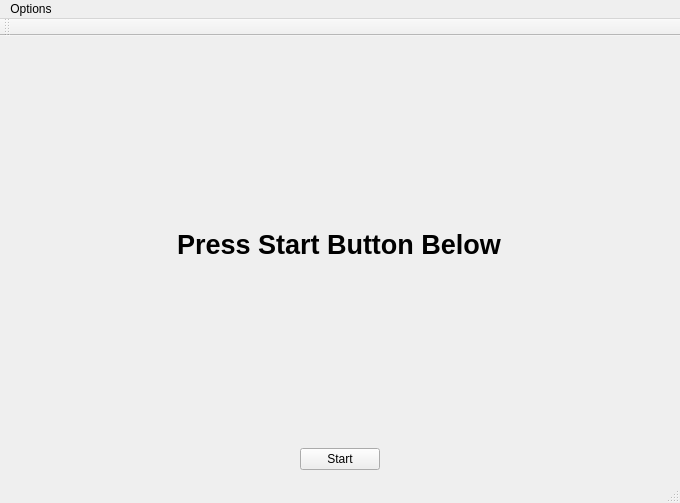
<?xml version="1.0" encoding="UTF-8"?>
<ui version="4.0">
 <class>mSurgicalClass</class>
 <widget class="QMainWindow" name="mSurgicalClass">
  <property name="geometry">
   <rect>
    <x>0</x>
    <y>0</y>
    <width>600</width>
    <height>429</height>
   </rect>
  </property>
  <property name="windowTitle">
   <string>mSurgical</string>
  </property>
  <widget class="QWidget" name="centralWidget">
   <layout class="QGridLayout" name="gridLayout">
    <item row="1" column="0" alignment="Qt::AlignHCenter">
     <widget class="QPushButton" name="startBackButton">
      <property name="text">
       <string>Start</string>
      </property>
     </widget>
    </item>
    <item row="0" column="0">
     <widget class="QStackedWidget" name="screensStackWidget">
      <property name="currentIndex">
       <number>0</number>
      </property>
      <widget class="QWidget" name="welcomePage">
       <layout class="QVBoxLayout" name="verticalLayout_3">
        <item alignment="Qt::AlignHCenter">
         <widget class="QLabel" name="pressStartLabel">
          <property name="font">
           <font>
            <pointsize>20</pointsize>
            <weight>75</weight>
            <bold>true</bold>
           </font>
          </property>
          <property name="text">
           <string>Press Start Button Below</string>
          </property>
         </widget>
        </item>
       </layout>
      </widget>
      <widget class="QWidget" name="menuPage">
       <layout class="QVBoxLayout" name="verticalLayout_2">
        <item alignment="Qt::AlignHCenter">
         <widget class="QPushButton" name="goToORButton">
          <property name="minimumSize">
           <size>
            <width>100</width>
            <height>40</height>
           </size>
          </property>
          <property name="toolTip">
           <string extracomment="Compete for a high score in the operating room"/>
          </property>
          <property name="text">
           <string>GO TO OR</string>
          </property>
         </widget>
        </item>
        <item alignment="Qt::AlignHCenter">
         <widget class="QPushButton" name="learnButton">
          <property name="minimumSize">
           <size>
            <width>100</width>
            <height>40</height>
           </size>
          </property>
          <property name="toolTip">
           <string extracomment="Learn new surgeries, memorize old ones"/>
          </property>
          <property name="text">
           <string>LEARN</string>
          </property>
         </widget>
        </item>
        <item alignment="Qt::AlignHCenter">
         <widget class="QPushButton" name="hiscoresButton">
          <property name="minimumSize">
           <size>
            <width>100</width>
            <height>40</height>
           </size>
          </property>
          <property name="toolTip">
           <string extracomment="Observe the best doctors"/>
          </property>
          <property name="text">
           <string>HIGH SCORES</string>
          </property>
         </widget>
        </item>
        <item alignment="Qt::AlignHCenter">
         <widget class="QPushButton" name="changeSurgeonButton">
          <property name="minimumSize">
           <size>
            <width>100</width>
            <height>40</height>
           </size>
          </property>
          <property name="toolTip">
           <string extracomment="Login as a new surgeon"/>
          </property>
          <property name="text">
           <string>CHANGE SURGEON</string>
          </property>
         </widget>
        </item>
       </layout>
      </widget>
      <widget class="QWidget" name="ORPage">
       <layout class="QGridLayout" name="gridLayout_4">
        <item row="1" column="5" colspan="2" alignment="Qt::AlignHCenter">
         <widget class="QLabel" name="nextLabel_3">
          <property name="font">
           <font>
            <pointsize>30</pointsize>
           </font>
          </property>
          <property name="text">
           <string>Mona Laser</string>
          </property>
         </widget>
        </item>
        <item row="1" column="0" alignment="Qt::AlignHCenter">
         <widget class="QLabel" name="nextLabel">
          <property name="font">
           <font>
            <pointsize>30</pointsize>
           </font>
          </property>
          <property name="text">
           <string>Next</string>
          </property>
         </widget>
        </item>
        <item row="5" column="5" alignment="Qt::AlignHCenter|Qt::AlignVCenter">
         <widget class="QFrame" name="frame">
          <property name="minimumSize">
           <size>
            <width>80</width>
            <height>80</height>
           </size>
          </property>
          <property name="styleSheet">
           <string notr="true">background-color:white</string>
          </property>
          <property name="frameShape">
           <enum>QFrame::Box</enum>
          </property>
          <property name="frameShadow">
           <enum>QFrame::Plain</enum>
          </property>
          <property name="lineWidth">
           <number>3</number>
          </property>
          <layout class="QGridLayout" name="gridLayout_5">
           <item row="0" column="0" alignment="Qt::AlignHCenter|Qt::AlignVCenter">
            <widget class="QLabel" name="buttonSeqLabel0">
             <property name="font">
              <font>
               <pointsize>30</pointsize>
               <weight>75</weight>
               <bold>true</bold>
              </font>
             </property>
             <property name="text">
              <string/>
             </property>
            </widget>
           </item>
          </layout>
         </widget>
        </item>
        <item row="1" column="2" colspan="2" alignment="Qt::AlignHCenter">
         <widget class="QLabel" name="nextLabel_2">
          <property name="font">
           <font>
            <pointsize>30</pointsize>
           </font>
          </property>
          <property name="text">
           <string>On Table</string>
          </property>
         </widget>
        </item>
        <item row="1" column="1" rowspan="5">
         <widget class="Line" name="line">
          <property name="frameShadow">
           <enum>QFrame::Plain</enum>
          </property>
          <property name="lineWidth">
           <number>2</number>
          </property>
          <property name="orientation">
           <enum>Qt::Vertical</enum>
          </property>
         </widget>
        </item>
        <item row="1" column="4" rowspan="5">
         <widget class="Line" name="line_2">
          <property name="frameShadow">
           <enum>QFrame::Plain</enum>
          </property>
          <property name="lineWidth">
           <number>2</number>
          </property>
          <property name="orientation">
           <enum>Qt::Vertical</enum>
          </property>
         </widget>
        </item>
        <item row="5" column="6" alignment="Qt::AlignHCenter|Qt::AlignVCenter">
         <widget class="QFrame" name="frame_2">
          <property name="minimumSize">
           <size>
            <width>80</width>
            <height>80</height>
           </size>
          </property>
          <property name="styleSheet">
           <string notr="true">background-color:white</string>
          </property>
          <property name="frameShape">
           <enum>QFrame::Box</enum>
          </property>
          <property name="frameShadow">
           <enum>QFrame::Plain</enum>
          </property>
          <property name="lineWidth">
           <number>3</number>
          </property>
          <layout class="QGridLayout" name="gridLayout_6">
           <item row="0" column="0" alignment="Qt::AlignHCenter|Qt::AlignVCenter">
            <widget class="QLabel" name="buttonSeqLabel1">
             <property name="font">
              <font>
               <pointsize>30</pointsize>
               <weight>75</weight>
               <bold>true</bold>
              </font>
             </property>
             <property name="text">
              <string/>
             </property>
            </widget>
           </item>
          </layout>
         </widget>
        </item>
        <item row="4" column="2" colspan="2" alignment="Qt::AlignHCenter">
         <widget class="QLabel" name="nextLabel_5">
          <property name="font">
           <font>
            <pointsize>20</pointsize>
           </font>
          </property>
          <property name="text">
           <string>Surgery Needed</string>
          </property>
         </widget>
        </item>
        <item row="3" column="5" colspan="2">
         <widget class="QWidget" name="monaLaserWidget" native="true">
          <property name="sizePolicy">
           <sizepolicy hsizetype="Preferred" vsizetype="Preferred">
            <horstretch>1</horstretch>
            <verstretch>0</verstretch>
           </sizepolicy>
          </property>
          <layout class="QGridLayout" name="gridLayout_9">
           <item row="0" column="0">
            <widget class="QLabel" name="monaLaser">
             <property name="text">
              <string/>
             </property>
             <property name="pixmap">
              <pixmap>../../resource/monalaser.png</pixmap>
             </property>
             <property name="scaledContents">
              <bool>true</bool>
             </property>
            </widget>
           </item>
          </layout>
         </widget>
        </item>
        <item row="5" column="2" colspan="2">
         <widget class="QLineEdit" name="tableSurgeryNeededEdit">
          <property name="minimumSize">
           <size>
            <width>186</width>
            <height>40</height>
           </size>
          </property>
          <property name="readOnly">
           <bool>true</bool>
          </property>
         </widget>
        </item>
        <item row="4" column="5" colspan="2" alignment="Qt::AlignHCenter">
         <widget class="QLabel" name="nextLabel_6">
          <property name="font">
           <font>
            <pointsize>20</pointsize>
           </font>
          </property>
          <property name="text">
           <string>Button Sequence</string>
          </property>
         </widget>
        </item>
        <item row="3" column="2" colspan="2">
         <widget class="QWidget" name="tableWidget" native="true">
          <property name="sizePolicy">
           <sizepolicy hsizetype="Preferred" vsizetype="Preferred">
            <horstretch>1</horstretch>
            <verstretch>0</verstretch>
           </sizepolicy>
          </property>
          <layout class="QGridLayout" name="gridLayout_7">
           <item row="0" column="0">
            <widget class="QLabel" name="tablePatient">
             <property name="text">
              <string/>
             </property>
             <property name="pixmap">
              <pixmap>../../resource/patient.png</pixmap>
             </property>
             <property name="scaledContents">
              <bool>true</bool>
             </property>
            </widget>
           </item>
          </layout>
         </widget>
        </item>
        <item row="3" column="0">
         <widget class="QWidget" name="nextWidget" native="true">
          <property name="sizePolicy">
           <sizepolicy hsizetype="Preferred" vsizetype="Preferred">
            <horstretch>1</horstretch>
            <verstretch>0</verstretch>
           </sizepolicy>
          </property>
          <property name="minimumSize">
           <size>
            <width>121</width>
            <height>141</height>
           </size>
          </property>
          <layout class="QGridLayout" name="gridLayout_8">
           <item row="0" column="0">
            <widget class="QLabel" name="nextPatient">
             <property name="text">
              <string/>
             </property>
             <property name="pixmap">
              <pixmap>../../resource/patient.png</pixmap>
             </property>
             <property name="scaledContents">
              <bool>true</bool>
             </property>
            </widget>
           </item>
          </layout>
         </widget>
        </item>
        <item row="4" column="0" alignment="Qt::AlignHCenter">
         <widget class="QLabel" name="nextLabel_4">
          <property name="font">
           <font>
            <pointsize>20</pointsize>
           </font>
          </property>
          <property name="text">
           <string>Surgery Needed</string>
          </property>
         </widget>
        </item>
        <item row="5" column="0">
         <widget class="QLineEdit" name="nextSurgeryNeededEdit">
          <property name="minimumSize">
           <size>
            <width>182</width>
            <height>40</height>
           </size>
          </property>
          <property name="readOnly">
           <bool>true</bool>
          </property>
         </widget>
        </item>
        <item row="2" column="2" colspan="2">
         <widget class="QProgressBar" name="tableProgressBar">
          <property name="styleSheet">
           <string notr="true"/>
          </property>
          <property name="maximum">
           <number>10</number>
          </property>
          <property name="value">
           <number>10</number>
          </property>
          <property name="alignment">
           <set>Qt::AlignCenter</set>
          </property>
          <property name="invertedAppearance">
           <bool>false</bool>
          </property>
          <property name="textDirection">
           <enum>QProgressBar::TopToBottom</enum>
          </property>
          <property name="format">
           <string>%v</string>
          </property>
         </widget>
        </item>
        <item row="0" column="5">
         <widget class="QLabel" name="scoreLabel">
          <property name="text">
           <string>Score:</string>
          </property>
          <property name="alignment">
           <set>Qt::AlignRight|Qt::AlignTrailing|Qt::AlignVCenter</set>
          </property>
         </widget>
        </item>
        <item row="0" column="6">
         <widget class="QSpinBox" name="scoreBox">
          <property name="alignment">
           <set>Qt::AlignCenter</set>
          </property>
          <property name="readOnly">
           <bool>true</bool>
          </property>
          <property name="buttonSymbols">
           <enum>QAbstractSpinBox::NoButtons</enum>
          </property>
          <property name="maximum">
           <number>999999999</number>
          </property>
         </widget>
        </item>
       </layout>
      </widget>
      <widget class="QWidget" name="learnPage">
       <layout class="QGridLayout" name="gridLayout_3">
        <item row="0" column="0">
         <widget class="QPushButton" name="surgeryPushButton1">
          <property name="text">
           <string>?</string>
          </property>
         </widget>
        </item>
        <item row="0" column="1">
         <widget class="QPushButton" name="surgeryPushButton2">
          <property name="text">
           <string>?</string>
          </property>
         </widget>
        </item>
        <item row="1" column="0">
         <widget class="QPushButton" name="surgeryPushButton3">
          <property name="text">
           <string>?</string>
          </property>
         </widget>
        </item>
        <item row="1" column="1">
         <widget class="QPushButton" name="surgeryPushButton4">
          <property name="text">
           <string>?</string>
          </property>
         </widget>
        </item>
        <item row="2" column="0">
         <widget class="QPushButton" name="surgeryPushButton5">
          <property name="text">
           <string>?</string>
          </property>
         </widget>
        </item>
        <item row="2" column="1">
         <widget class="QPushButton" name="surgeryPushButton6">
          <property name="text">
           <string>?</string>
          </property>
         </widget>
        </item>
        <item row="3" column="0">
         <widget class="QPushButton" name="surgeryPushButton7">
          <property name="text">
           <string>?</string>
          </property>
         </widget>
        </item>
        <item row="3" column="1">
         <widget class="QPushButton" name="surgeryPushButton8">
          <property name="text">
           <string>?</string>
          </property>
         </widget>
        </item>
        <item row="4" column="0">
         <widget class="QPushButton" name="surgeryPushButton9">
          <property name="text">
           <string>?</string>
          </property>
         </widget>
        </item>
        <item row="4" column="1">
         <widget class="QPushButton" name="surgeryPushButton10">
          <property name="text">
           <string>?</string>
          </property>
         </widget>
        </item>
        <item row="5" column="0">
         <widget class="QPushButton" name="surgeryPushButton11">
          <property name="text">
           <string>?</string>
          </property>
         </widget>
        </item>
        <item row="5" column="1">
         <widget class="QPushButton" name="surgeryPushButton12">
          <property name="text">
           <string>?</string>
          </property>
         </widget>
        </item>
        <item row="6" column="0">
         <widget class="QPushButton" name="surgeryPushButton13">
          <property name="text">
           <string>?</string>
          </property>
         </widget>
        </item>
        <item row="6" column="1">
         <widget class="QPushButton" name="surgeryPushButton14">
          <property name="text">
           <string>?</string>
          </property>
         </widget>
        </item>
        <item row="7" column="0">
         <widget class="QPushButton" name="surgeryPushButton15">
          <property name="text">
           <string>?</string>
          </property>
         </widget>
        </item>
        <item row="7" column="1">
         <widget class="QPushButton" name="surgeryPushButton16">
          <property name="text">
           <string>?</string>
          </property>
         </widget>
        </item>
       </layout>
      </widget>
      <widget class="QWidget" name="hiscoresPage">
       <layout class="QVBoxLayout" name="verticalLayout">
        <item>
         <widget class="QGroupBox" name="groupBox">
          <property name="title">
           <string>Best Doctors</string>
          </property>
          <layout class="QGridLayout" name="gridLayout_2">
           <item row="0" column="0">
            <widget class="QLineEdit" name="firstNameLineEdit">
             <property name="alignment">
              <set>Qt::AlignCenter</set>
             </property>
             <property name="readOnly">
              <bool>true</bool>
             </property>
            </widget>
           </item>
           <item row="1" column="0">
            <widget class="QLineEdit" name="secondNameLineEdit">
             <property name="alignment">
              <set>Qt::AlignCenter</set>
             </property>
             <property name="readOnly">
              <bool>true</bool>
             </property>
            </widget>
           </item>
           <item row="2" column="0">
            <widget class="QLineEdit" name="thirdNameLineEdit">
             <property name="alignment">
              <set>Qt::AlignCenter</set>
             </property>
             <property name="readOnly">
              <bool>true</bool>
             </property>
            </widget>
           </item>
           <item row="0" column="1">
            <widget class="QLineEdit" name="firstScoreLineEdit">
             <property name="alignment">
              <set>Qt::AlignCenter</set>
             </property>
             <property name="readOnly">
              <bool>true</bool>
             </property>
            </widget>
           </item>
           <item row="1" column="1">
            <widget class="QLineEdit" name="secondScoreLineEdit">
             <property name="alignment">
              <set>Qt::AlignCenter</set>
             </property>
             <property name="readOnly">
              <bool>true</bool>
             </property>
            </widget>
           </item>
           <item row="2" column="1">
            <widget class="QLineEdit" name="thirdScoreLineEdit">
             <property name="alignment">
              <set>Qt::AlignCenter</set>
             </property>
             <property name="readOnly">
              <bool>true</bool>
             </property>
            </widget>
           </item>
          </layout>
         </widget>
        </item>
       </layout>
      </widget>
     </widget>
    </item>
   </layout>
  </widget>
  <widget class="QMenuBar" name="menuBar">
   <property name="geometry">
    <rect>
     <x>0</x>
     <y>0</y>
     <width>600</width>
     <height>18</height>
    </rect>
   </property>
   <widget class="QMenu" name="menuOptions">
    <property name="title">
     <string>Options</string>
    </property>
    <addaction name="actionButtons"/>
    <addaction name="actionLearn_Method"/>
   </widget>
   <addaction name="menuOptions"/>
  </widget>
  <widget class="QToolBar" name="mainToolBar">
   <attribute name="toolBarArea">
    <enum>TopToolBarArea</enum>
   </attribute>
   <attribute name="toolBarBreak">
    <bool>false</bool>
   </attribute>
  </widget>
  <widget class="QStatusBar" name="statusBar"/>
  <action name="actionLearn_Method">
   <property name="checkable">
    <bool>false</bool>
   </property>
   <property name="text">
    <string>Learn Method</string>
   </property>
  </action>
  <action name="actionButtons">
   <property name="text">
    <string>Buttons</string>
   </property>
  </action>
 </widget>
 <layoutdefault spacing="6" margin="11"/>
 <resources/>
 <connections/>
</ui>
